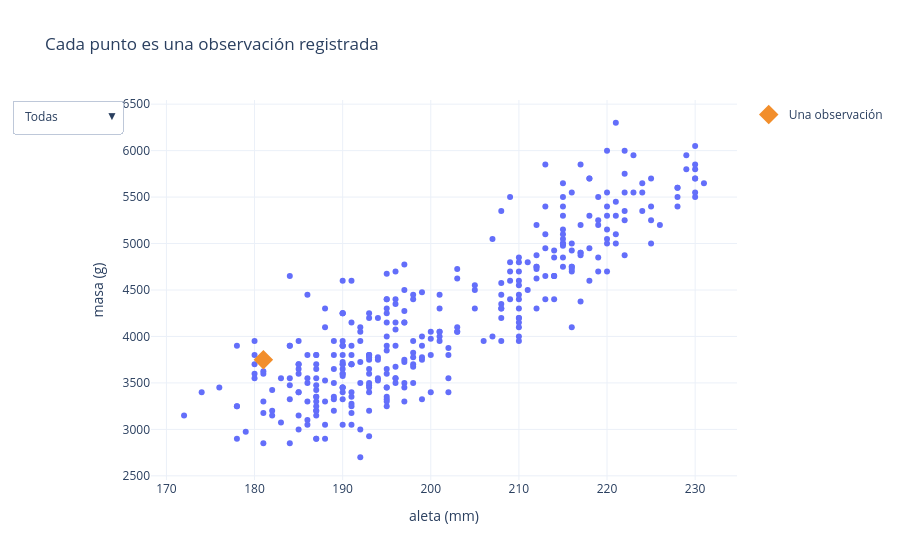

Here is the notebook cell this chart was saved with:
### Code cell
# @title Explorar Observación { display-mode: "form" }
vista = df.dropna(subset=["flipper_length_mm", "body_mass_g"])
punto = vista.iloc[0]
fig = px.scatter(vista, x="flipper_length_mm", y="body_mass_g", hover_data=["species", "island", "sex", "year"], title="Cada punto es una observación registrada")
fig.add_scatter(x=[punto["flipper_length_mm"]], y=[punto["body_mass_g"]], mode="markers", name="Una observación", marker={"size": 15, "color": "#F28E2B", "symbol": "diamond"})
fig.update_layout(updatemenus=[{"buttons": [{"label": "Todas", "method": "update", "args": [{"visible": [True, False]}]}, {"label": "Resaltar una", "method": "update", "args": [{"visible": [True, True]}]}]}], xaxis_title="aleta (mm)", yaxis_title="masa (g)", template="plotly_white")
fig.show()

display(Markdown("**Lo que muestra:** Un punto no es una especie ni un promedio: es una unidad registrada. Hover muestra los valores que viajan juntos en esa fila; el botón separa una observación del conjunto."))

### Figure 1 — Plotly figure (JSON) as saved in the notebook; plotly's stock layout.template omitted (floating-point values rounded to 4 significant figures; data arrays with more than 128 entries replaced by an {"elided": "..."} marker saying what was removed)
{"data": [{"customdata": {"elided": "342x4 mixed values"}, "hovertemplate": "flipper_length_mm=%{x}<br>body_mass_g=%{y}<br>species=%{customdata[0]}<br>island=%{customdata[1]}<br>sex=%{customdata[2]}<br>year=%{customdata[3]}<extra></extra>", "legendgroup": "", "marker": {"color": "#636efa", "symbol": "circle"}, "mode": "markers", "name": "", "orientation": "v", "showlegend": false, "type": "scatter", "x": {"elided": "342 float values"}, "xaxis": "x", "y": {"elided": "342 float values"}, "yaxis": "y"}, {"marker": {"color": "#F28E2B", "size": 15, "symbol": "diamond"}, "mode": "markers", "name": "Una observación", "type": "scatter", "x": [181.0], "y": [3750.0]}], "layout": {"legend": {"tracegroupgap": 0}, "title": {"text": "Cada punto es una observación registrada"}, "updatemenus": [{"buttons": [{"args": [{"visible": [true, false]}], "label": "Todas", "method": "update"}, {"args": [{"visible": [true, true]}], "label": "Resaltar una", "method": "update"}]}], "xaxis": {"anchor": "y", "domain": [0.0, 1.0], "title": {"text": "aleta (mm)"}}, "yaxis": {"anchor": "x", "domain": [0.0, 1.0], "title": {"text": "masa (g)"}}}}
